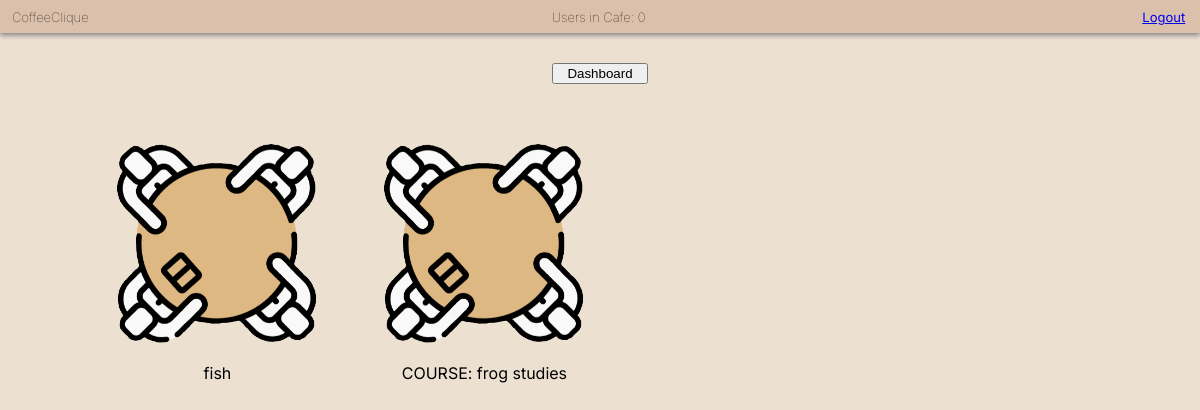
Page /table_view (signed in) on the earlier database version.
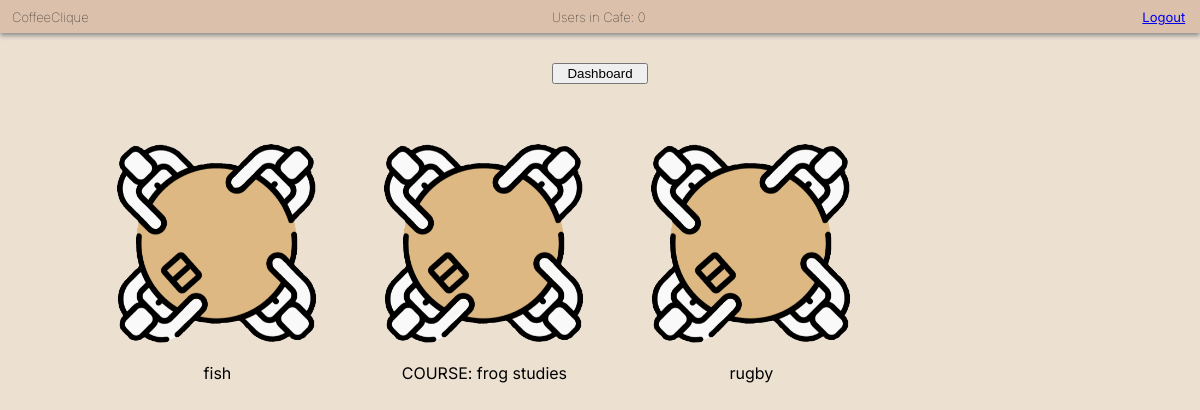
Same page on the later database version.
### app/models.py (models this page shows, shortened)
class CafeTable(models.Model):
    table_id = models.CharField(max_length=50)
    university = models.CharField(max_length=50)

### app/views.py (the view)
# urls.py: path('table_view', views.table_view, name='table_view'),
@login_required(login_url='/')
def table_view(request):
    current_user = request.user
    tables = CafeTable.objects.filter(
        university=current_user.university,
        table_id__in=current_user.cafe_table_ids.values_list('table_id',
                                                             flat=True)
    )
    context = {
        'tables': tables,
        'num_users': get_number_current_users()
    }
    return render(request, "table_view.html", context)

### app/views.py (called while the page is built)
def get_number_current_users():
    active_sessions = Session.objects.filter(expire_date__gte=timezone.now())
    active = 0
    for session in active_sessions:
        data = session.get_decoded()
        if data != {}:
            active += 1
    return active

### app/templates/table_view.html (shortened to what this page needs)
<!DOCTYPE html>
<html lang="en">
<head>
  {% load static %}
  <link rel="stylesheet" type="text/css" href="{% static 'css/basic.css' %}"></link>
  <link rel="stylesheet" type="text/css" href="{% static 'css/table_view.css' %}"></link>
</head>
<body>
  <div class="top_bar">
    <h6 class="app_name">CoffeeClique</h6>
    <h6 class="user_count">Users in Cafe: {{ num_users }}</h6>
    <a class="logout" href="{% url 'logout' %}">Logout</a>
  </div>
  <button onclick="document.location='dashboard'" id="dashboard">Dashboard</button>
  <ul>
    <div class="tables">
      {% for table in tables %}
      <li>
        <a href="{% url 'table_chat' table.pk %}">
        <img alt="Table" src="{% static 'images/table.png' %}" width=200" height="200"></a>
        <p class="table_names">{{table.table_id}}</p>
      </li>
      {% endfor %}
    </div>
  </ul>
</body>
</html>

### app/static/css/basic.css (style rules this page uses)
body { background-color: #ece0d1; margin: 0%; font-family: 'Inter', sans-serif; }
.top_bar { background-color: #dbc1ac; box-shadow: 0px 2.5px 5px #888888; padding-left: 1%; }
.app_name { margin: 0; padding-top: 9px; padding-bottom: 8px; font-size: small; font-weight:lighter; display: inline-block; width: 32%; }
.user_count { margin: 0; padding-top: 9px; padding-bottom: 8px; font-size: small; font-weight:lighter; width: 34%; display: inline-block; text-align: center; }
.logout { display: inline-block; width: 32%; text-align: right; font-size: small; }

### app/static/css/table_view.css (style rules this page uses)
ul { padding-inline-start: 0; }
.tables { margin-top: 3.5%; margin-bottom: 3.5%; margin-left: 7%; }
li { display: block; width: 200px; float: left; margin-left: 3%; margin-right: 3%; margin-top: 1.5%; margin-bottom:1.5%; }
.table_names { text-align: center; }
#dashboard { width: 8%; margin-left: 46%; margin-top: 2.5%; }

Differences in the rows shown:
added CafeTable: table_id "rugby"
